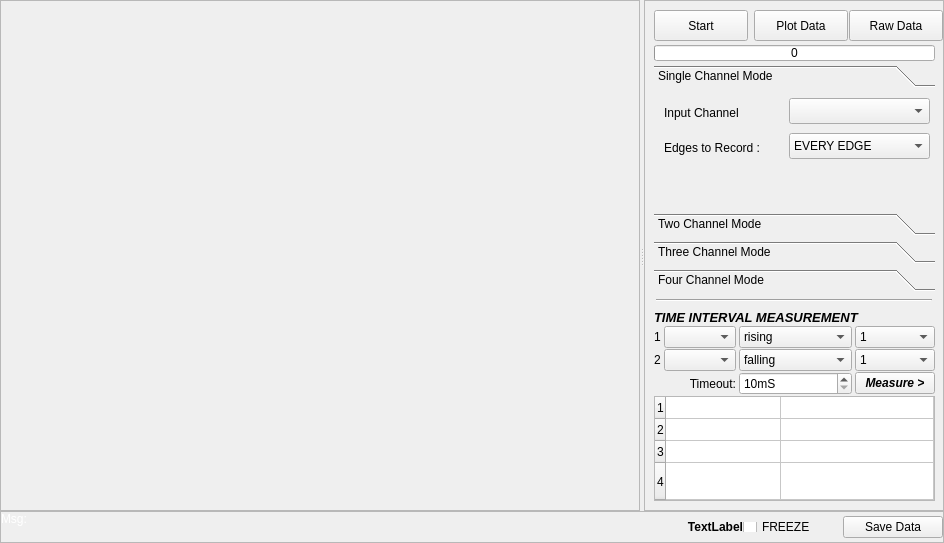
<?xml version="1.0" encoding="UTF-8"?>
<ui version="4.0">
 <class>MainWindow</class>
 <widget class="QMainWindow" name="MainWindow">
  <property name="geometry">
   <rect>
    <x>0</x>
    <y>0</y>
    <width>944</width>
    <height>543</height>
   </rect>
  </property>
  <property name="mouseTracking">
   <bool>false</bool>
  </property>
  <property name="windowTitle">
   <string>Test and Measurement Suite</string>
  </property>
  <property name="windowIcon">
   <iconset>
    <normaloff>../../../../../usr/share/pixmaps/cubeview48.png</normaloff>../../../../../usr/share/pixmaps/cubeview48.png</iconset>
  </property>
  <property name="windowOpacity">
   <double>1.000000000000000</double>
  </property>
  <property name="toolTip">
   <string/>
  </property>
  <property name="autoFillBackground">
   <bool>false</bool>
  </property>
  <property name="toolButtonStyle">
   <enum>Qt::ToolButtonIconOnly</enum>
  </property>
  <property name="tabShape">
   <enum>QTabWidget::Rounded</enum>
  </property>
  <widget class="QWidget" name="centralwidget">
   <property name="layoutDirection">
    <enum>Qt::LeftToRight</enum>
   </property>
   <layout class="QVBoxLayout" name="verticalLayout">
    <property name="spacing">
     <number>0</number>
    </property>
    <property name="margin">
     <number>0</number>
    </property>
    <item>
     <widget class="QSplitter" name="splitter">
      <property name="orientation">
       <enum>Qt::Horizontal</enum>
      </property>
      <widget class="QFrame" name="plot_area_frame">
       <property name="frameShape">
        <enum>QFrame::StyledPanel</enum>
       </property>
       <property name="frameShadow">
        <enum>QFrame::Raised</enum>
       </property>
       <layout class="QVBoxLayout" name="plot_area">
        <property name="spacing">
         <number>2</number>
        </property>
        <property name="margin">
         <number>2</number>
        </property>
       </layout>
      </widget>
      <widget class="QFrame" name="frame_12">
       <property name="sizePolicy">
        <sizepolicy hsizetype="Fixed" vsizetype="Preferred">
         <horstretch>0</horstretch>
         <verstretch>0</verstretch>
        </sizepolicy>
       </property>
       <property name="minimumSize">
        <size>
         <width>300</width>
         <height>0</height>
        </size>
       </property>
       <property name="maximumSize">
        <size>
         <width>300</width>
         <height>16777215</height>
        </size>
       </property>
       <property name="styleSheet">
        <string notr="true"/>
       </property>
       <property name="frameShape">
        <enum>QFrame::StyledPanel</enum>
       </property>
       <property name="frameShadow">
        <enum>QFrame::Raised</enum>
       </property>
       <property name="class" stdset="0">
        <string>PeripheralCollection</string>
       </property>
       <widget class="QFrame" name="frame_7">
        <property name="geometry">
         <rect>
          <x>10</x>
          <y>310</y>
          <width>281</width>
          <height>191</height>
         </rect>
        </property>
        <property name="frameShape">
         <enum>QFrame::NoFrame</enum>
        </property>
        <property name="frameShadow">
         <enum>QFrame::Raised</enum>
        </property>
        <property name="class" stdset="0">
         <string>PeripheralCollectionInner</string>
        </property>
        <layout class="QGridLayout" name="gridLayout_4">
         <property name="horizontalSpacing">
          <number>3</number>
         </property>
         <property name="verticalSpacing">
          <number>1</number>
         </property>
         <property name="margin">
          <number>0</number>
         </property>
         <item row="4" column="2">
          <widget class="QSpinBox" name="timeoutBox">
           <property name="suffix">
            <string>mS</string>
           </property>
           <property name="minimum">
            <number>10</number>
           </property>
           <property name="maximum">
            <number>10000</number>
           </property>
          </widget>
         </item>
         <item row="4" column="3">
          <widget class="QPushButton" name="pushButton_6">
           <property name="font">
            <font>
             <weight>75</weight>
             <italic>true</italic>
             <bold>true</bold>
            </font>
           </property>
           <property name="text">
            <string>Measure &gt;</string>
           </property>
          </widget>
         </item>
         <item row="4" column="0" colspan="2">
          <widget class="QLabel" name="label">
           <property name="text">
            <string>Timeout:</string>
           </property>
           <property name="alignment">
            <set>Qt::AlignRight|Qt::AlignTrailing|Qt::AlignVCenter</set>
           </property>
          </widget>
         </item>
         <item row="3" column="2">
          <widget class="QComboBox" name="edge2edge">
           <property name="currentIndex">
            <number>1</number>
           </property>
           <item>
            <property name="text">
             <string>rising</string>
            </property>
           </item>
           <item>
            <property name="text">
             <string>falling</string>
            </property>
           </item>
           <item>
            <property name="text">
             <string>four rising edges</string>
            </property>
           </item>
          </widget>
         </item>
         <item row="0" column="0" colspan="4">
          <widget class="QLabel" name="label_56">
           <property name="sizePolicy">
            <sizepolicy hsizetype="Preferred" vsizetype="Maximum">
             <horstretch>0</horstretch>
             <verstretch>0</verstretch>
            </sizepolicy>
           </property>
           <property name="font">
            <font>
             <pointsize>10</pointsize>
             <weight>75</weight>
             <italic>true</italic>
             <bold>true</bold>
            </font>
           </property>
           <property name="text">
            <string>TIME INTERVAL MEASUREMENT</string>
           </property>
          </widget>
         </item>
         <item row="2" column="0">
          <widget class="QLabel" name="label_16">
           <property name="text">
            <string>1</string>
           </property>
          </widget>
         </item>
         <item row="2" column="2">
          <widget class="QComboBox" name="edge1edge">
           <item>
            <property name="text">
             <string>rising</string>
            </property>
           </item>
           <item>
            <property name="text">
             <string>falling</string>
            </property>
           </item>
           <item>
            <property name="text">
             <string>four rising edges</string>
            </property>
           </item>
          </widget>
         </item>
         <item row="3" column="1">
          <widget class="QComboBox" name="edge2chan"/>
         </item>
         <item row="3" column="0">
          <widget class="QLabel" name="label_17">
           <property name="text">
            <string>2</string>
           </property>
          </widget>
         </item>
         <item row="2" column="1">
          <widget class="QComboBox" name="edge1chan"/>
         </item>
         <item row="2" column="3">
          <widget class="QComboBox" name="edge1Count">
           <property name="currentIndex">
            <number>0</number>
           </property>
           <item>
            <property name="text">
             <string>1</string>
            </property>
           </item>
           <item>
            <property name="text">
             <string>2</string>
            </property>
           </item>
           <item>
            <property name="text">
             <string>3</string>
            </property>
           </item>
           <item>
            <property name="text">
             <string>4</string>
            </property>
           </item>
          </widget>
         </item>
         <item row="3" column="3">
          <widget class="QComboBox" name="edge2Count">
           <item>
            <property name="text">
             <string>1</string>
            </property>
           </item>
           <item>
            <property name="text">
             <string>2</string>
            </property>
           </item>
           <item>
            <property name="text">
             <string>3</string>
            </property>
           </item>
           <item>
            <property name="text">
             <string>4</string>
            </property>
           </item>
          </widget>
         </item>
         <item row="10" column="0" colspan="4">
          <widget class="QTableWidget" name="timingResults">
           <property name="verticalScrollBarPolicy">
            <enum>Qt::ScrollBarAlwaysOff</enum>
           </property>
           <property name="showGrid">
            <bool>true</bool>
           </property>
           <property name="cornerButtonEnabled">
            <bool>true</bool>
           </property>
           <property name="rowCount">
            <number>4</number>
           </property>
           <property name="columnCount">
            <number>2</number>
           </property>
           <attribute name="horizontalHeaderVisible">
            <bool>false</bool>
           </attribute>
           <attribute name="horizontalHeaderDefaultSectionSize">
            <number>115</number>
           </attribute>
           <attribute name="horizontalHeaderMinimumSectionSize">
            <number>60</number>
           </attribute>
           <attribute name="horizontalHeaderStretchLastSection">
            <bool>true</bool>
           </attribute>
           <attribute name="verticalHeaderDefaultSectionSize">
            <number>22</number>
           </attribute>
           <attribute name="verticalHeaderMinimumSectionSize">
            <number>20</number>
           </attribute>
           <attribute name="verticalHeaderStretchLastSection">
            <bool>true</bool>
           </attribute>
           <row/>
           <row/>
           <row/>
           <row/>
           <column/>
           <column/>
          </widget>
         </item>
        </layout>
       </widget>
       <widget class="QPushButton" name="pushButton">
        <property name="geometry">
         <rect>
          <x>10</x>
          <y>10</y>
          <width>94</width>
          <height>31</height>
         </rect>
        </property>
        <property name="minimumSize">
         <size>
          <width>94</width>
          <height>0</height>
         </size>
        </property>
        <property name="text">
         <string>Start</string>
        </property>
       </widget>
       <widget class="QProgressBar" name="progressBar">
        <property name="geometry">
         <rect>
          <x>10</x>
          <y>45</y>
          <width>281</width>
          <height>16</height>
         </rect>
        </property>
        <property name="maximum">
         <number>2500</number>
        </property>
        <property name="value">
         <number>0</number>
        </property>
        <property name="format">
         <string>%v</string>
        </property>
       </widget>
       <widget class="QPushButton" name="pushButton_2">
        <property name="geometry">
         <rect>
          <x>110</x>
          <y>10</y>
          <width>94</width>
          <height>31</height>
         </rect>
        </property>
        <property name="minimumSize">
         <size>
          <width>94</width>
          <height>0</height>
         </size>
        </property>
        <property name="text">
         <string>Plot Data</string>
        </property>
       </widget>
       <widget class="QPushButton" name="pushButton_3">
        <property name="geometry">
         <rect>
          <x>205</x>
          <y>10</y>
          <width>94</width>
          <height>31</height>
         </rect>
        </property>
        <property name="minimumSize">
         <size>
          <width>94</width>
          <height>0</height>
         </size>
        </property>
        <property name="text">
         <string>Raw Data</string>
        </property>
       </widget>
       <widget class="QToolBox" name="channelSelection">
        <property name="geometry">
         <rect>
          <x>10</x>
          <y>65</y>
          <width>281</width>
          <height>226</height>
         </rect>
        </property>
        <property name="currentIndex">
         <number>0</number>
        </property>
        <widget class="QWidget" name="C1">
         <property name="geometry">
          <rect>
           <x>0</x>
           <y>0</y>
           <width>281</width>
           <height>102</height>
          </rect>
         </property>
         <attribute name="label">
          <string>Single Channel Mode</string>
         </attribute>
         <widget class="QLabel" name="label_28">
          <property name="geometry">
           <rect>
            <x>10</x>
            <y>10</y>
            <width>131</width>
            <height>20</height>
           </rect>
          </property>
          <property name="text">
           <string>Input Channel</string>
          </property>
         </widget>
         <widget class="QComboBox" name="C1_chan">
          <property name="geometry">
           <rect>
            <x>135</x>
            <y>5</y>
            <width>141</width>
            <height>26</height>
           </rect>
          </property>
         </widget>
         <widget class="QComboBox" name="C1_chanmode">
          <property name="geometry">
           <rect>
            <x>135</x>
            <y>40</y>
            <width>141</width>
            <height>26</height>
           </rect>
          </property>
          <property name="currentIndex">
           <number>1</number>
          </property>
          <item>
           <property name="text">
            <string>DISABLED</string>
           </property>
          </item>
          <item>
           <property name="text">
            <string>EVERY EDGE</string>
           </property>
          </item>
          <item>
           <property name="text">
            <string>FALLING EDGES ONLY</string>
           </property>
          </item>
          <item>
           <property name="text">
            <string>RISING EDGES ONLY</string>
           </property>
          </item>
          <item>
           <property name="text">
            <string>EVERY FOUR RISING EDGES</string>
           </property>
          </item>
         </widget>
         <widget class="QLabel" name="label_29">
          <property name="geometry">
           <rect>
            <x>10</x>
            <y>45</y>
            <width>131</width>
            <height>20</height>
           </rect>
          </property>
          <property name="text">
           <string>Edges to Record :</string>
          </property>
         </widget>
        </widget>
        <widget class="QWidget" name="C2">
         <attribute name="label">
          <string>Two Channel Mode</string>
         </attribute>
         <widget class="QComboBox" name="C2_ID1">
          <property name="geometry">
           <rect>
            <x>83</x>
            <y>4</y>
            <width>78</width>
            <height>26</height>
           </rect>
          </property>
         </widget>
         <widget class="QLabel" name="label_33">
          <property name="geometry">
           <rect>
            <x>10</x>
            <y>10</y>
            <width>81</width>
            <height>18</height>
           </rect>
          </property>
          <property name="text">
           <string>Channel 1</string>
          </property>
         </widget>
         <widget class="QComboBox" name="C2_M1">
          <property name="geometry">
           <rect>
            <x>165</x>
            <y>5</y>
            <width>113</width>
            <height>26</height>
           </rect>
          </property>
          <property name="currentIndex">
           <number>1</number>
          </property>
          <item>
           <property name="text">
            <string>DISABLED</string>
           </property>
          </item>
          <item>
           <property name="text">
            <string>EVERY EDGE</string>
           </property>
          </item>
          <item>
           <property name="text">
            <string>FALLING EDGES ONLY</string>
           </property>
          </item>
          <item>
           <property name="text">
            <string>RISING EDGES ONLY</string>
           </property>
          </item>
          <item>
           <property name="text">
            <string>EVERY FOUR RISING EDGES</string>
           </property>
          </item>
         </widget>
         <widget class="QLabel" name="label_34">
          <property name="geometry">
           <rect>
            <x>10</x>
            <y>45</y>
            <width>81</width>
            <height>18</height>
           </rect>
          </property>
          <property name="text">
           <string>Channel 2</string>
          </property>
         </widget>
         <widget class="QComboBox" name="C2_ID2">
          <property name="geometry">
           <rect>
            <x>83</x>
            <y>40</y>
            <width>78</width>
            <height>26</height>
           </rect>
          </property>
         </widget>
         <widget class="QComboBox" name="C2_M2">
          <property name="geometry">
           <rect>
            <x>165</x>
            <y>40</y>
            <width>113</width>
            <height>26</height>
           </rect>
          </property>
          <property name="currentIndex">
           <number>1</number>
          </property>
          <item>
           <property name="text">
            <string>DISABLED</string>
           </property>
          </item>
          <item>
           <property name="text">
            <string>EVERY EDGE</string>
           </property>
          </item>
          <item>
           <property name="text">
            <string>FALLING EDGES ONLY</string>
           </property>
          </item>
          <item>
           <property name="text">
            <string>RISING EDGES ONLY</string>
           </property>
          </item>
          <item>
           <property name="text">
            <string>EVERY FOUR RISING EDGES</string>
           </property>
          </item>
         </widget>
        </widget>
        <widget class="QWidget" name="C3">
         <attribute name="label">
          <string>Three Channel Mode</string>
         </attribute>
         <widget class="QComboBox" name="C3_M2">
          <property name="geometry">
           <rect>
            <x>50</x>
            <y>35</y>
            <width>225</width>
            <height>17</height>
           </rect>
          </property>
          <property name="font">
           <font>
            <pointsize>9</pointsize>
            <weight>75</weight>
            <bold>true</bold>
           </font>
          </property>
          <property name="currentIndex">
           <number>1</number>
          </property>
          <item>
           <property name="text">
            <string>DISABLED</string>
           </property>
          </item>
          <item>
           <property name="text">
            <string>EVERY EDGE</string>
           </property>
          </item>
          <item>
           <property name="text">
            <string>FALLING EDGES ONLY</string>
           </property>
          </item>
          <item>
           <property name="text">
            <string>RISING EDGES ONLY</string>
           </property>
          </item>
         </widget>
         <widget class="QLabel" name="label_10">
          <property name="geometry">
           <rect>
            <x>9</x>
            <y>35</y>
            <width>30</width>
            <height>17</height>
           </rect>
          </property>
          <property name="text">
           <string>ID2 :</string>
          </property>
         </widget>
         <widget class="QComboBox" name="C3_M3">
          <property name="geometry">
           <rect>
            <x>50</x>
            <y>58</y>
            <width>225</width>
            <height>18</height>
           </rect>
          </property>
          <property name="font">
           <font>
            <pointsize>9</pointsize>
            <weight>75</weight>
            <bold>true</bold>
           </font>
          </property>
          <property name="currentIndex">
           <number>1</number>
          </property>
          <item>
           <property name="text">
            <string>DISABLED</string>
           </property>
          </item>
          <item>
           <property name="text">
            <string>EVERY EDGE</string>
           </property>
          </item>
          <item>
           <property name="text">
            <string>FALLING EDGES ONLY</string>
           </property>
          </item>
          <item>
           <property name="text">
            <string>RISING EDGES ONLY</string>
           </property>
          </item>
         </widget>
         <widget class="QLabel" name="label_5">
          <property name="geometry">
           <rect>
            <x>9</x>
            <y>11</y>
            <width>30</width>
            <height>18</height>
           </rect>
          </property>
          <property name="text">
           <string>ID1 :</string>
          </property>
         </widget>
         <widget class="QComboBox" name="C3_M1">
          <property name="geometry">
           <rect>
            <x>50</x>
            <y>11</y>
            <width>225</width>
            <height>18</height>
           </rect>
          </property>
          <property name="font">
           <font>
            <pointsize>9</pointsize>
            <weight>75</weight>
            <bold>true</bold>
           </font>
          </property>
          <property name="currentIndex">
           <number>1</number>
          </property>
          <item>
           <property name="text">
            <string>DISABLED</string>
           </property>
          </item>
          <item>
           <property name="text">
            <string>EVERY EDGE</string>
           </property>
          </item>
          <item>
           <property name="text">
            <string>FALLING EDGES ONLY</string>
           </property>
          </item>
          <item>
           <property name="text">
            <string>RISING EDGES ONLY</string>
           </property>
          </item>
         </widget>
         <widget class="QLabel" name="label_13">
          <property name="geometry">
           <rect>
            <x>9</x>
            <y>58</y>
            <width>30</width>
            <height>18</height>
           </rect>
          </property>
          <property name="text">
           <string>ID3 :</string>
          </property>
         </widget>
        </widget>
        <widget class="QWidget" name="C4">
         <property name="geometry">
          <rect>
           <x>0</x>
           <y>0</y>
           <width>281</width>
           <height>102</height>
          </rect>
         </property>
         <attribute name="label">
          <string>Four Channel Mode</string>
         </attribute>
         <widget class="QComboBox" name="C4_M4">
          <property name="geometry">
           <rect>
            <x>50</x>
            <y>71</y>
            <width>225</width>
            <height>18</height>
           </rect>
          </property>
          <property name="font">
           <font>
            <pointsize>9</pointsize>
            <weight>75</weight>
            <bold>true</bold>
           </font>
          </property>
          <property name="currentIndex">
           <number>1</number>
          </property>
          <item>
           <property name="text">
            <string>DISABLED</string>
           </property>
          </item>
          <item>
           <property name="text">
            <string>EVERY EDGE</string>
           </property>
          </item>
          <item>
           <property name="text">
            <string>FALLING EDGES ONLY</string>
           </property>
          </item>
          <item>
           <property name="text">
            <string>RISING EDGES ONLY</string>
           </property>
          </item>
         </widget>
         <widget class="QLabel" name="label_11">
          <property name="geometry">
           <rect>
            <x>9</x>
            <y>47</y>
            <width>30</width>
            <height>18</height>
           </rect>
          </property>
          <property name="text">
           <string>ID3 :</string>
          </property>
         </widget>
         <widget class="QComboBox" name="C4_M1">
          <property name="geometry">
           <rect>
            <x>50</x>
            <y>0</y>
            <width>225</width>
            <height>18</height>
           </rect>
          </property>
          <property name="font">
           <font>
            <pointsize>9</pointsize>
            <weight>75</weight>
            <bold>true</bold>
           </font>
          </property>
          <property name="currentIndex">
           <number>1</number>
          </property>
          <item>
           <property name="text">
            <string>DISABLED</string>
           </property>
          </item>
          <item>
           <property name="text">
            <string>EVERY EDGE</string>
           </property>
          </item>
          <item>
           <property name="text">
            <string>FALLING EDGES ONLY</string>
           </property>
          </item>
          <item>
           <property name="text">
            <string>RISING EDGES ONLY</string>
           </property>
          </item>
         </widget>
         <widget class="QLabel" name="label_12">
          <property name="geometry">
           <rect>
            <x>9</x>
            <y>71</y>
            <width>30</width>
            <height>18</height>
           </rect>
          </property>
          <property name="text">
           <string>ID4 :</string>
          </property>
         </widget>
         <widget class="QComboBox" name="C4_M3">
          <property name="geometry">
           <rect>
            <x>50</x>
            <y>47</y>
            <width>225</width>
            <height>18</height>
           </rect>
          </property>
          <property name="font">
           <font>
            <pointsize>9</pointsize>
            <weight>75</weight>
            <bold>true</bold>
           </font>
          </property>
          <property name="currentIndex">
           <number>1</number>
          </property>
          <item>
           <property name="text">
            <string>DISABLED</string>
           </property>
          </item>
          <item>
           <property name="text">
            <string>EVERY EDGE</string>
           </property>
          </item>
          <item>
           <property name="text">
            <string>FALLING EDGES ONLY</string>
           </property>
          </item>
          <item>
           <property name="text">
            <string>RISING EDGES ONLY</string>
           </property>
          </item>
         </widget>
         <widget class="QComboBox" name="C4_M2">
          <property name="geometry">
           <rect>
            <x>50</x>
            <y>24</y>
            <width>225</width>
            <height>17</height>
           </rect>
          </property>
          <property name="font">
           <font>
            <pointsize>9</pointsize>
            <weight>75</weight>
            <bold>true</bold>
           </font>
          </property>
          <property name="currentIndex">
           <number>1</number>
          </property>
          <item>
           <property name="text">
            <string>DISABLED</string>
           </property>
          </item>
          <item>
           <property name="text">
            <string>EVERY EDGE</string>
           </property>
          </item>
          <item>
           <property name="text">
            <string>FALLING EDGES ONLY</string>
           </property>
          </item>
          <item>
           <property name="text">
            <string>RISING EDGES ONLY</string>
           </property>
          </item>
         </widget>
         <widget class="QLabel" name="label_4">
          <property name="geometry">
           <rect>
            <x>9</x>
            <y>0</y>
            <width>30</width>
            <height>18</height>
           </rect>
          </property>
          <property name="text">
           <string>ID1 :</string>
          </property>
         </widget>
         <widget class="QLabel" name="label_9">
          <property name="geometry">
           <rect>
            <x>9</x>
            <y>24</y>
            <width>30</width>
            <height>17</height>
           </rect>
          </property>
          <property name="text">
           <string>ID2 :</string>
          </property>
         </widget>
        </widget>
       </widget>
       <widget class="Line" name="line">
        <property name="geometry">
         <rect>
          <x>12</x>
          <y>290</y>
          <width>276</width>
          <height>21</height>
         </rect>
        </property>
        <property name="orientation">
         <enum>Qt::Horizontal</enum>
        </property>
       </widget>
      </widget>
     </widget>
    </item>
    <item>
     <widget class="QFrame" name="frame_9">
      <property name="sizePolicy">
       <sizepolicy hsizetype="Preferred" vsizetype="Maximum">
        <horstretch>0</horstretch>
        <verstretch>20</verstretch>
       </sizepolicy>
      </property>
      <property name="minimumSize">
       <size>
        <width>0</width>
        <height>17</height>
       </size>
      </property>
      <property name="maximumSize">
       <size>
        <width>16777215</width>
        <height>34</height>
       </size>
      </property>
      <property name="baseSize">
       <size>
        <width>0</width>
        <height>0</height>
       </size>
      </property>
      <property name="frameShape">
       <enum>QFrame::StyledPanel</enum>
      </property>
      <property name="frameShadow">
       <enum>QFrame::Raised</enum>
      </property>
      <layout class="QHBoxLayout" name="horizontalLayout">
       <property name="spacing">
        <number>0</number>
       </property>
       <property name="sizeConstraint">
        <enum>QLayout::SetMaximumSize</enum>
       </property>
       <property name="margin">
        <number>0</number>
       </property>
       <item>
        <widget class="QLabel" name="message_label">
         <property name="sizePolicy">
          <sizepolicy hsizetype="Preferred" vsizetype="Maximum">
           <horstretch>0</horstretch>
           <verstretch>0</verstretch>
          </sizepolicy>
         </property>
         <property name="minimumSize">
          <size>
           <width>0</width>
           <height>30</height>
          </size>
         </property>
         <property name="baseSize">
          <size>
           <width>0</width>
           <height>17</height>
          </size>
         </property>
         <property name="styleSheet">
          <string notr="true">color: rgb(255, 255, 255);</string>
         </property>
         <property name="text">
          <string>Msg:</string>
         </property>
         <property name="alignment">
          <set>Qt::AlignLeading|Qt::AlignLeft|Qt::AlignTop</set>
         </property>
         <property name="wordWrap">
          <bool>true</bool>
         </property>
        </widget>
       </item>
       <item>
        <widget class="QLabel" name="coord_label">
         <property name="sizePolicy">
          <sizepolicy hsizetype="Maximum" vsizetype="Preferred">
           <horstretch>0</horstretch>
           <verstretch>0</verstretch>
          </sizepolicy>
         </property>
         <property name="maximumSize">
          <size>
           <width>250</width>
           <height>16777215</height>
          </size>
         </property>
         <property name="font">
          <font>
           <pointsize>9</pointsize>
           <weight>75</weight>
           <bold>true</bold>
          </font>
         </property>
         <property name="text">
          <string>TextLabel</string>
         </property>
         <property name="alignment">
          <set>Qt::AlignRight|Qt::AlignTrailing|Qt::AlignVCenter</set>
         </property>
        </widget>
       </item>
       <item>
        <widget class="QCheckBox" name="freezeButton">
         <property name="sizePolicy">
          <sizepolicy hsizetype="Minimum" vsizetype="Maximum">
           <horstretch>0</horstretch>
           <verstretch>0</verstretch>
          </sizepolicy>
         </property>
         <property name="maximumSize">
          <size>
           <width>100</width>
           <height>10</height>
          </size>
         </property>
         <property name="text">
          <string>FREEZE</string>
         </property>
        </widget>
       </item>
       <item>
        <widget class="QPushButton" name="pushButton_4">
         <property name="maximumSize">
          <size>
           <width>100</width>
           <height>16777215</height>
          </size>
         </property>
         <property name="text">
          <string>Save Data</string>
         </property>
        </widget>
       </item>
      </layout>
     </widget>
    </item>
   </layout>
  </widget>
  <action name="actionSave_as">
   <property name="text">
    <string>Save as</string>
   </property>
  </action>
 </widget>
 <resources/>
 <connections>
  <connection>
   <sender>pushButton_6</sender>
   <signal>clicked()</signal>
   <receiver>MainWindow</receiver>
   <slot>measure_interval()</slot>
   <hints>
    <hint type="sourcelabel">
     <x>872</x>
     <y>414</y>
    </hint>
    <hint type="destinationlabel">
     <x>272</x>
     <y>544</y>
    </hint>
   </hints>
  </connection>
  <connection>
   <sender>pushButton</sender>
   <signal>clicked()</signal>
   <receiver>MainWindow</receiver>
   <slot>capture()</slot>
   <hints>
    <hint type="sourcelabel">
     <x>695</x>
     <y>40</y>
    </hint>
    <hint type="destinationlabel">
     <x>814</x>
     <y>0</y>
    </hint>
   </hints>
  </connection>
  <connection>
   <sender>pushButton_3</sender>
   <signal>clicked()</signal>
   <receiver>MainWindow</receiver>
   <slot>showData()</slot>
   <hints>
    <hint type="sourcelabel">
     <x>890</x>
     <y>40</y>
    </hint>
    <hint type="destinationlabel">
     <x>900</x>
     <y>21</y>
    </hint>
   </hints>
  </connection>
  <connection>
   <sender>pushButton_2</sender>
   <signal>clicked()</signal>
   <receiver>MainWindow</receiver>
   <slot>plotData()</slot>
   <hints>
    <hint type="sourcelabel">
     <x>795</x>
     <y>40</y>
    </hint>
    <hint type="destinationlabel">
     <x>763</x>
     <y>0</y>
    </hint>
   </hints>
  </connection>
  <connection>
   <sender>pushButton_4</sender>
   <signal>clicked()</signal>
   <receiver>MainWindow</receiver>
   <slot>saveData()</slot>
   <hints>
    <hint type="sourcelabel">
     <x>864</x>
     <y>536</y>
    </hint>
    <hint type="destinationlabel">
     <x>901</x>
     <y>538</y>
    </hint>
   </hints>
  </connection>
 </connections>
 <slots>
  <slot>dump_to_file()</slot>
  <slot>byebye()</slot>
  <slot>capture()</slot>
  <slot>showData()</slot>
  <slot>plotData()</slot>
  <slot>saveData()</slot>
 </slots>
</ui>
